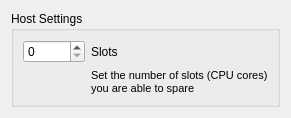
<ui version="4.0" >
 <class>Preferences</class>
 <widget class="QDialog" name="Preferences" >
  <property name="geometry" >
   <rect>
    <x>0</x>
    <y>0</y>
    <width>291</width>
    <height>117</height>
   </rect>
  </property>
  <property name="maximumSize" >
   <size>
    <width>300</width>
    <height>200</height>
   </size>
  </property>
  <property name="windowTitle" >
   <string>Preferences</string>
  </property>
  <property name="windowIcon" >
   <iconset>
    <normaloff>icons/cog.png</normaloff>icons/cog.png</iconset>
  </property>
  <layout class="QVBoxLayout" name="verticalLayout" >
   <item>
    <widget class="QGroupBox" name="groupBox" >
     <property name="title" >
      <string>Host Settings</string>
     </property>
     <layout class="QGridLayout" name="gridLayout" >
      <item row="0" column="0" >
       <widget class="QSpinBox" name="slotBox" />
      </item>
      <item row="0" column="1" >
       <widget class="QLabel" name="slotLabel" >
        <property name="text" >
         <string>Slots</string>
        </property>
       </widget>
      </item>
      <item row="2" column="1" >
       <widget class="QLabel" name="textLabel4" >
        <property name="text" >
         <string>&lt;!DOCTYPE HTML PUBLIC "-//W3C//DTD HTML 4.0//EN" "http://www.w3.org/TR/REC-html40/strict.dtd">
&lt;html>&lt;head>&lt;meta name="qrichtext" content="1" />&lt;style type="text/css">
p, li { white-space: pre-wrap; }
&lt;/style>&lt;/head>&lt;body style=" font-family:'Sans Serif'; font-size:9pt; font-weight:400; font-style:normal;">
&lt;p align="justify" style=" margin-top:0px; margin-bottom:0px; margin-left:0px; margin-right:0px; -qt-block-indent:0; text-indent:0px;">&lt;span style=" font-size:8pt;">Set the number of slots (CPU cores)&lt;/span>&lt;/p>
&lt;p align="justify" style=" margin-top:0px; margin-bottom:0px; margin-left:0px; margin-right:0px; -qt-block-indent:0; text-indent:0px; font-size:8pt;">you are able to spare&lt;/p>&lt;/body>&lt;/html></string>
        </property>
        <property name="alignment" >
         <set>Qt::AlignCenter</set>
        </property>
       </widget>
      </item>
     </layout>
    </widget>
   </item>
  </layout>
 </widget>
 <resources/>
 <connections/>
</ui>
